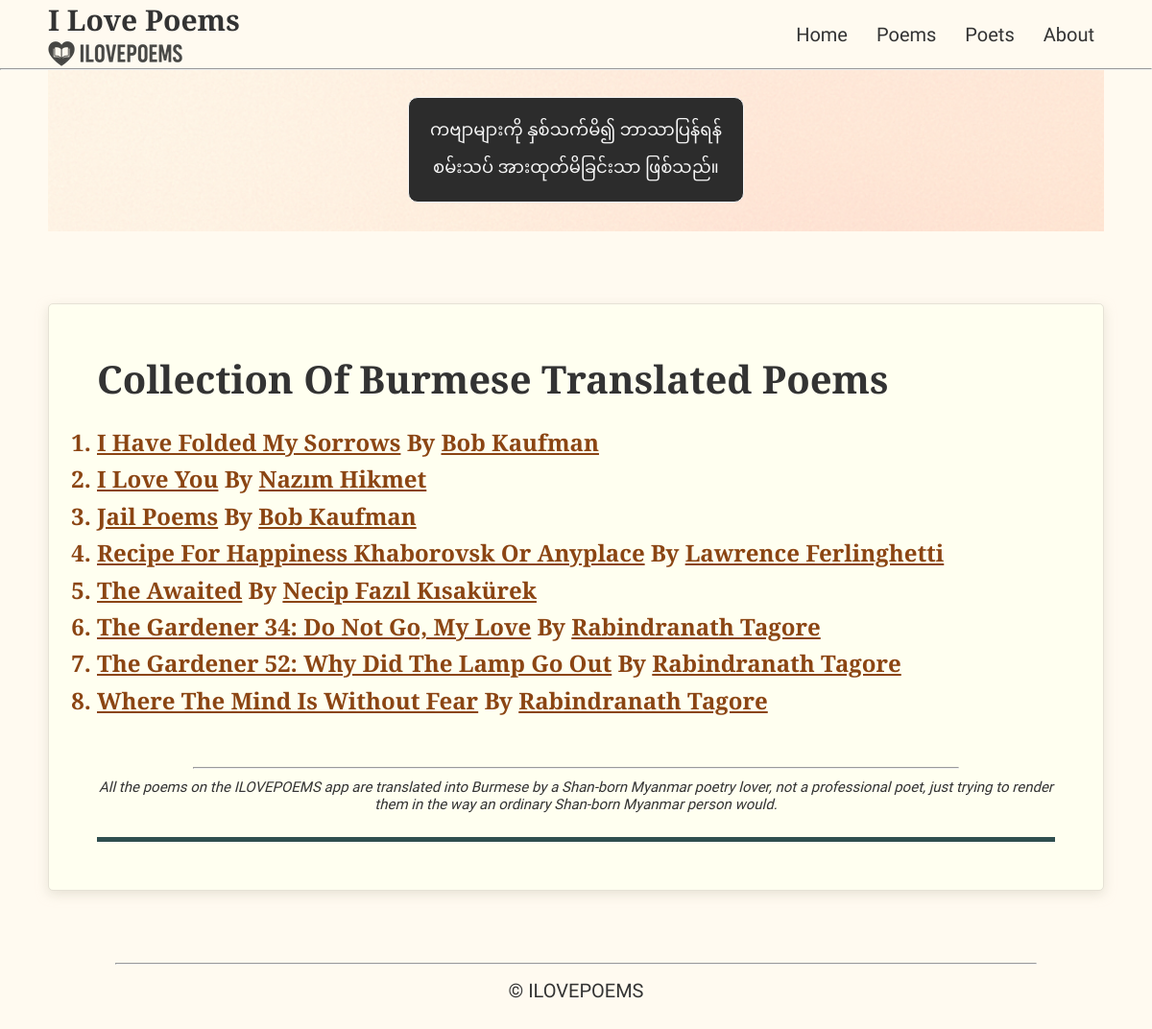
Page /poems/ on the earlier database version.
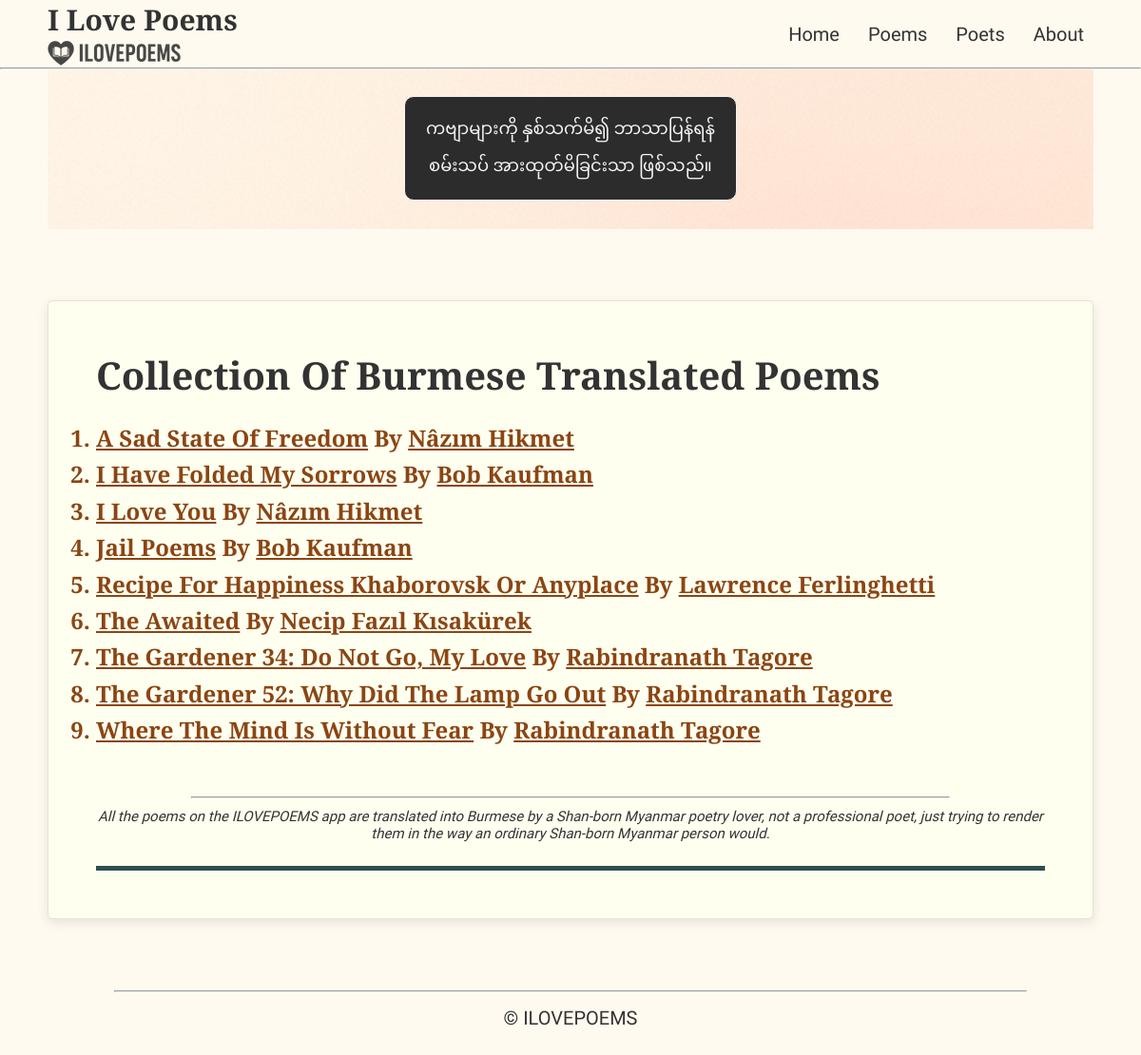
Same page on the later database version.
### poems/models.py (models this page shows, shortened)
class Poem(models.Model):
    title_en = models.CharField(max_length=200)
    title_mm = models.CharField(max_length=200)  # Myanmar title
    poem_mm = models.TextField()                  # Myanmar poem content
    poem_en = models.TextField()                  # English poem content
    about = models.TextField(blank=True)          # About the poem
    source = models.CharField(max_length=300, blank=True)
    featured = models.BooleanField(default=False)  # True/False column
    poet = models.ForeignKey('Poet', on_delete=models.CASCADE, related_name='poems')
    date_added = models.DateTimeField("date added")

class Poet(models.Model):
    name_en = models.CharField(max_length=100)
    name_mm = models.CharField(max_length=100)    # Myanmar name
    about = models.TextField(blank=True)          # About the poet
    source = models.CharField(max_length=300, blank=True)
    born_year = models.PositiveSmallIntegerField("Year of birth", null=True, blank=False)
    dead_year = models.PositiveSmallIntegerField("Year of death", null=True, blank=False)

### poems/views.py (the view)
# urls.py: path('',include('poems.urls')),
def poems(request):
    all_poem_list= Poem.objects.all().order_by("title_en","poet__name_en")
    context = {
        "all_poem_list": all_poem_list
    }
    return render(request, "poems/poems.html", context)

### poems/templates/poems/poems.html (shortened to what this page needs)
{% extends "poems/base.html" %}
{% block content %}
    <div class="poem-translation">
        <div class="poem">
            {% if all_poem_list %}
                <p class="poem-title_en">Collection of Burmese Translated Poems</p>
                <ol class="list">
                    {% for poem in all_poem_list %}
                        <li class="poems_list_items poet">
                            <span class="poet-wrapper">
                                <a href="{% url 'poems:poem' poem.id %}" class="poet">{{ poem.title_en|striptags }}</a>
                            </span>
                            <span class="poet-wrapper">
                                By <a href="{% url 'poems:poet' poem.poet.id %}" class="poet">{{ poem.poet.name_en }}</a>
                            </span>
                        </li>
                    {% endfor %}
                </ol>
            {% else %}
                <p>No poems available.</p>
            {% endif %}
            <hr>
            <div class="trans-note">
                <p>
                    All the poems on the ILOVEPOEMS app are translated into Burmese by a Shan-born Myanmar poetry lover, not a professional poet, just trying to render them in the way an ordinary Shan-born Myanmar person would.
                </p>
            </div>
            <hr class="bottom_bar">
        </div>
    </div>
{% endblock content %}

Differences in the rows shown:
added Poem: title_en "A Sad State Of Freedom", poet.name_en "Nâzım Hikmet"
changed through a linked row, Poem "I Love You": poet.name_en "Nazım Hikmet" → "Nâzım Hikmet"
